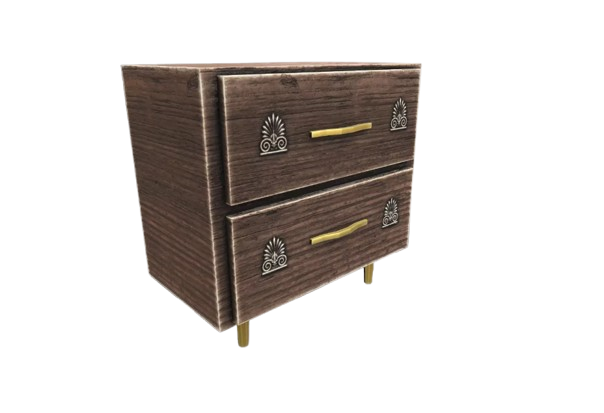
#> input picture Exp2/input.jpg, 604 x 413 px
$ python exp2.py
#> lines starting #> are read from the running program, lines starting #| are printed output that depends on the picture
#> further down, image is the input picture: shape (413, 604, 3); mean B, G, R 205.9, 208.6, 213.2

import cv2
import numpy as np

def scale_image(image, scale_factor):
#> called with scale_factor = 2
    height, width, channels = image.shape
#> height = 413; width = 604; channels = 3
    new_height = int(height * scale_factor)
#> new_height = 826
    new_width = int(width * scale_factor)
#> new_width = 1208

    scaled_image = np.zeros((new_height, new_width, channels), dtype=np.uint8)

    for i in range(new_height):
        for j in range(new_width):
            orig_x = int(i / scale_factor)
            orig_y = int(j / scale_factor)
            scaled_image[i, j] = image[orig_x, orig_y]

    return scaled_image

def rotate_image(image, angle):
#> called with angle = 90
    angle_rad = np.radians(angle)
    height, width, channels = image.shape
#> height = 413; width = 604; channels = 3
    center_x, center_y = height // 2, width // 2
#> center_x = 206; center_y = 302

    # empty array for the rotated image
    rotated_image = np.zeros_like(image)

    for i in range(height):
        for j in range(width):
            # Calculate the source coordinates
            x_shifted = i - center_x
            y_shifted = j - center_y

            src_x = int(center_x + (x_shifted * np.cos(angle_rad) - y_shifted * np.sin(angle_rad)))
            src_y = int(center_y + (x_shifted * np.sin(angle_rad) + y_shifted * np.cos(angle_rad)))

            # Check bounds
            if 0 <= src_x < height and 0 <= src_y < width:
                rotated_image[i, j] = image[src_x, src_y]
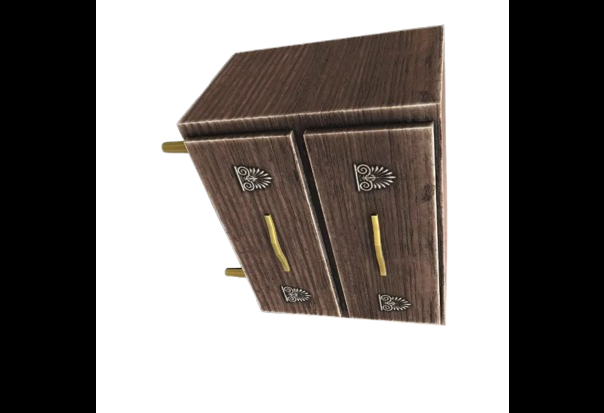
#> rotated_image: shape (413, 604, 3); mean B, G, R 125.3, 128, 132.5

    return rotated_image

def flip_image(image, flip_axis):
#> called with flip_axis = 0
    height, width, channels = image.shape
#> height = 413; width = 604; channels = 3
    flipped_image = np.zeros_like(image)

    if flip_axis == 0:  # Vertical flip
        for i in range(height):
            flipped_image[i] = image[height - i - 1]
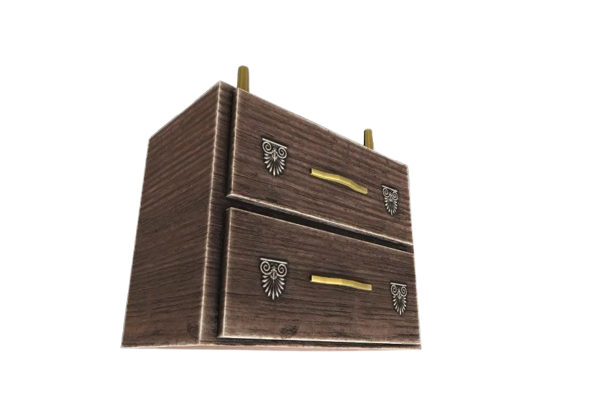
#> flipped_image: shape (413, 604, 3); mean B, G, R 205.9, 208.6, 213.2

    elif flip_axis == 1:  # Horizontal flip
        for j in range(width):
            flipped_image[:, j] = image[:, width - j - 1]

    return flipped_image


image = cv2.imread("input.jpg")

if image is None:
    print("Error: Image not found!")
else:
    scaled_img = scale_image(image, 2)
    rotated_img = rotate_image(image,90)
    flipped_img = flip_image(image,0)

    cv2.imshow("Original Image", image)
    cv2.imshow("Scaled Image", scaled_img)
    cv2.imshow("Rotated Image", rotated_img)
    cv2.imshow("Flipped Image", flipped_img)

    cv2.imwrite("scaled_image.jpg", scaled_img)
    cv2.imwrite("rotated_image.jpg", rotated_img)
    cv2.imwrite("flipped_image.jpg", flipped_img)

    cv2.waitKey(0)
    cv2.destroyAllWindows()
